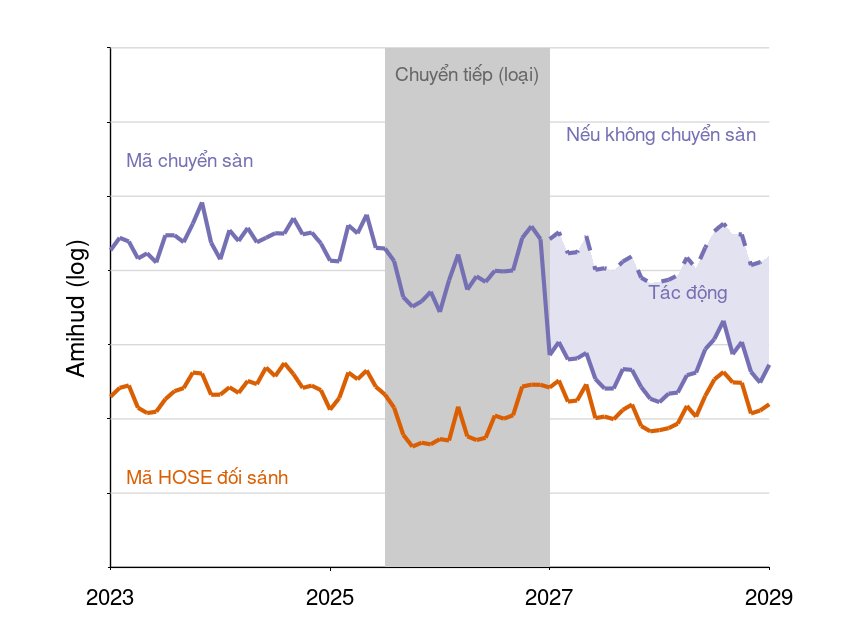
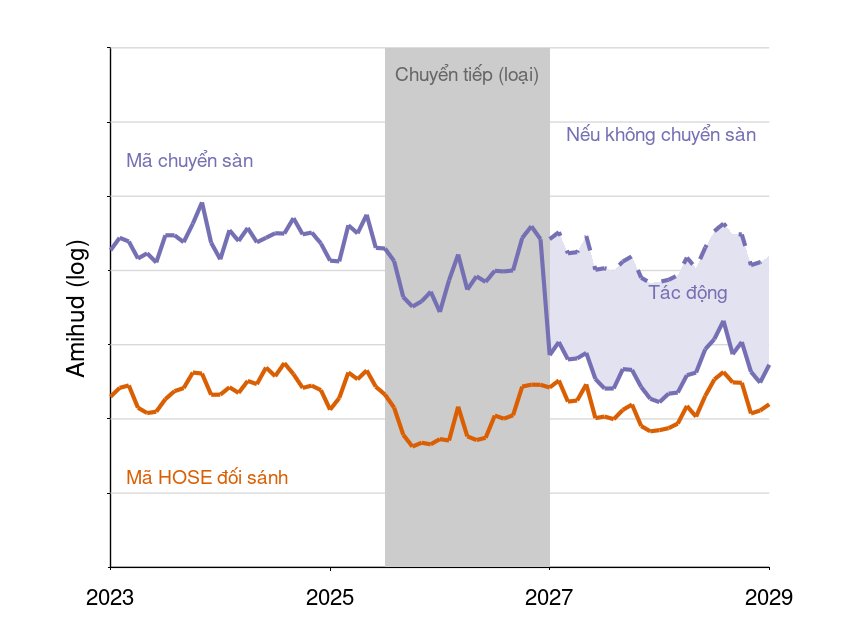

Reproduce these figures in MATLAB, in order.
%% Minimalist figure for the DiD illustration
% Viết theo đúng bố cục figures.m của pmichaillat/matlab-figures (MIT).
% Chỉ khác ở chỗ cần để chạy được cả Octave: set(0,...) thay groot, bảng màu dạng số thay mã hex,
% fill thay xregion/area (màu nhạt tương đương FaceAlpha = 0.2).
% Dữ liệu là MINH HỌA (ngẫu nhiên có seed), không phải dữ liệu thật.

%% Clear workspace

close all
clear
clc

%% Set default properties for 4:3 figure

figureWidth = 8.5;
figureHeight = 6.375;
set(0, 'defaultFigureUnits', 'inches')
set(0, 'defaultFigurePosition', [1,1,figureWidth,figureHeight]);
set(0, 'defaultFigurePaperPosition', [0, 0, figureWidth,figureHeight]);
set(0, 'defaultFigurePaperSize', [figureWidth,figureHeight]);

%% Set default properties for axes

set(0, 'defaultAxesFontName', 'Helvetica')
set(0, 'defaultAxesFontSize', 16)
set(0, 'defaultAxesXColor', 'k')
set(0, 'defaultAxesYColor', 'k')
set(0, 'defaultAxesLineWidth', 1)
set(0, 'defaultAxesYGrid', 'off')   % lưới vẽ tay màu xám nhạt bên dưới (Octave không nhận GridAlpha)
set(0, 'defaultAxesXGrid', 'off')
set(0, 'defaultAxesTickDir', 'out')
set(0, 'defaultAxesTickLength',[0.005, 0.005])
set(0, 'defaultAxesBox','off')

%% Predefine qualitative color palettes

% Dark colors
darkPalette = [27 158 119; 217 95 2; 117 112 179; 231 41 138; 102 166 30; 230 171 2; 166 118 29; 102 102 102]/255;
greenColor = darkPalette(1,:);
orangeColor = darkPalette(2,:);
purpleColor = darkPalette(3,:);

% Light colors (equivalent to FaceAlpha = 0.2 on white)
lightPurple = 0.8 + 0.2*purpleColor;
lightGray = 0.8 + 0.2*[0 0 0];

%% Create data

randn('seed', 3);
time = [2023:1/12:2029]';
pre = time < 2027;
post = ~pre;
n = numel(time);

common = filter(1, [1 -0.8], 0.035*randn(n,1));
data1 = 0.85 + common + 0.015*randn(n,1);    % mã chuyển sàn
data2 = 0.45 + common + 0.015*randn(n,1);    % mã HOSE đối sánh
data3 = data2 + mean(data1(pre) - data2(pre)); % nếu không chuyển sàn
data1(post) = data3(post) - 0.30 + 0.015*randn(sum(post),1);

% Create period
startPeriod = 2025.5;
endPeriod = 2027;

%% Predefine properties for x-axis

clear obj
obj.XLim = [2023, 2029];
obj.XTick = [2023:2:2029];
xAxis = [fieldnames(obj), struct2cell(obj)]';

%% Predefine properties for y-axis

clear obj
obj.YLim = [0, 1.4];
obj.YTick = [0:0.2:1.4];
obj.YTickLabel = {};
yAxis = [fieldnames(obj), struct2cell(obj)]';

%% Predefine properties for lines

clear obj
obj.Color = purpleColor;
obj.LineWidth = 3;
obj.LineStyle = '-';
purpleLine = [fieldnames(obj), struct2cell(obj)]';

clear obj
obj.Color = orangeColor;
obj.LineWidth = 3;
obj.LineStyle = '-';
orangeLine = [fieldnames(obj), struct2cell(obj)]';

clear obj
obj.Color = purpleColor;
obj.LineWidth = 3;
obj.LineStyle = '--';
purpleDashed = [fieldnames(obj), struct2cell(obj)]';

%% Predefine properties for areas

clear obj
obj.EdgeColor = 'none';
noEdge = [fieldnames(obj), struct2cell(obj)]';

%% Create a plot with a gray period area and a higher-lower area

% Open figure
iFigure = 1;
figure(iFigure)
clf
hold on

% Light horizontal grid (= lưới mặc định MATLAB, độ đậm 0.15)
for y = 0.2:0.2:1.4
    plot([2023 2029], [y y], 'Color', 0.85*[1 1 1], 'LineWidth', 1)
end

% Paint period area (vẽ sau lưới để dải xám phủ lên lưới)
fill([startPeriod endPeriod endPeriod startPeriod], [0 0 1.4 1.4], lightGray, noEdge{:});

% Paint higher-lower area
fill([time(post); flipud(time(post))], [data3(post); flipud(data1(post))], lightPurple, noEdge{:});

% Plot data
plot(time(post), data3(post), purpleDashed{:})
plot(time, data2, orangeLine{:})
plot(time, data1, purpleLine{:})

% Annotate: nhãn nhỏ đặt cạnh đường, như figures.pdf của template
labelSize = 14;
text(2023.15, 1.10, 'Mã chuyển sàn', 'Color', purpleColor, 'FontSize', labelSize)
text(2023.15, 0.25, 'Mã HOSE đối sánh', 'Color', orangeColor, 'FontSize', labelSize)
text(2027.15, 1.17, 'Nếu không chuyển sàn', 'Color', purpleColor, 'FontSize', labelSize)
text(2027.9, 0.74, 'Tác động', 'Color', purpleColor, 'FontSize', labelSize)
text(2025.6, 1.33, 'Chuyển tiếp (loại)', 'Color', 0.4*[1 1 1], 'FontSize', labelSize)

%Populate axes
set(gca, xAxis{:}, yAxis{:})
ylabel('Amihud (log)')

%Print figure
print('-dpdf', 'did.pdf')
print('-dpng', '-r300', 'did.png')   % bản PNG nét đậm hơn nếu PDF của Octave bị mảnh
